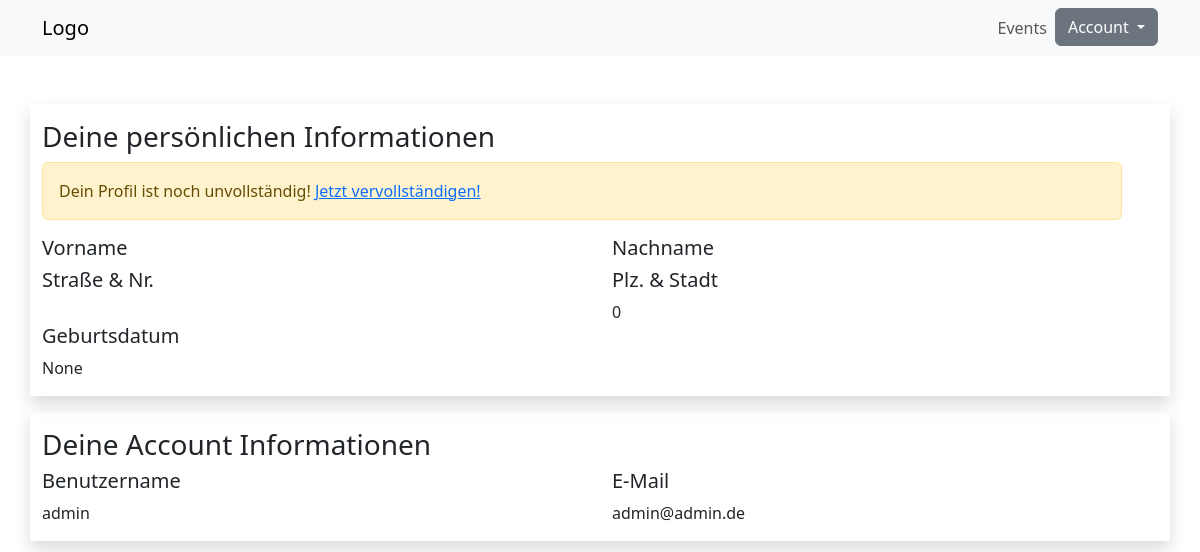
The page /profile (signed in) on the database as committed earlier.
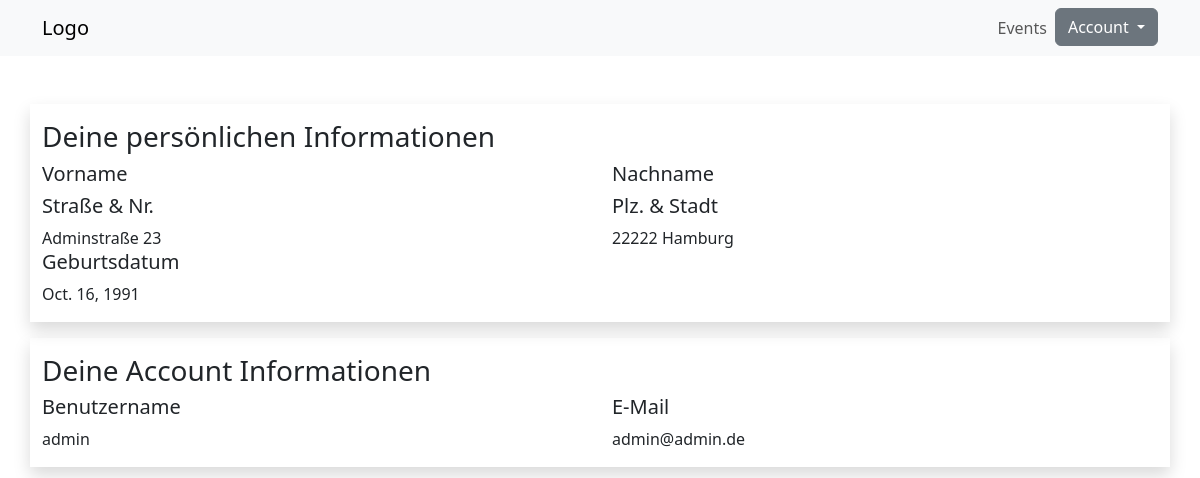
The same page on the database as committed later.
### ticketApp/models.py (models this page shows, shortened)
class Profile(models.Model):
    user = models.OneToOneField(User, on_delete=models.CASCADE)
    street = models.CharField(max_length=200, blank=True)
    zip_code = models.IntegerField(default=0, blank=True)
    city = models.CharField(max_length=100, blank=True)
    birth_date = models.DateField(null=True, blank=True)

### ticketApp/views.py (the view)
# urls.py: path('profile', views.profile, name='profile'),
def profile(request):
    user_profile = request.user.profile
    if request.method == 'POST':
        form = ProfileForm(request.POST, instance=request.user.profile)
        if form.is_valid():
            form.save()
    else:
        required_fields = ['street', 'zip_code', 'city', 'birth_date']
        profile_incomplete = False
        for field in required_fields:
            if not getattr(user_profile, field):
                profile_incomplete = True
                break
        form = ProfileForm()
        context = {
            'user_profile': user_profile,
            'profile_incomplete': profile_incomplete,
            'form': form
        }
        return render(request, "profile/index.html", context)

### ticketApp/templates/profile/index.html (shortened to what this page needs)
{% extends 'base.html' %}
{% load widget_tweaks %}
{% block content %}
<div class="container mt-5">
  <div class="row shadow mb-3 py-3">
    <h3>Deine persönlichen Informationen</h3>
    {% if profile_incomplete %}
    <div class="pe-5">
      <div class="alert alert-warning" role="alert">
        Dein Profil ist noch unvollständig! <a href="/profile/update">Jetzt vervollständigen!</a>
      </div>
    </div>
    {% endif %}
    <div class="col-6">
      <h5>Vorname</h5>
    </div>
    <div class="col-6">
      <h5>Nachname</h5>
    </div>
    <div class="col-6">
      <h5>Straße & Nr.</h5>
      {{user_profile.street}}
    </div>
    <div class="col-6">
      <h5>Plz. & Stadt</h5>
      {{user_profile.zip_code}} {{user_profile.city}}
    </div>
    <div class="col-6">
      <h5>Geburtsdatum</h5>
      {{user_profile.birth_date}}
    </div>
  </div>
  <div class="row shadow py-3">
    <h3>Deine Account Informationen</h3>
    <div class="col-6">
      <h5>Benutzername</h5>
      {{request.user.get_username}}
    </div>
    <div class="col-6">
      <h5>E-Mail</h5>
      {{request.user.email}}
    </div>
  </div>
</div>
{% endblock content %}

### ticketApp/templates/base.html (shortened to what this page needs)
{% load static %}
<!DOCTYPE html>
<html lang="en">
<head>
  <link rel="stylesheet" href="{% static 'css/bootstrap.min.css' %}" type="text/css">
</head>
<body>
  {% include 'nav/nav.html' %}
  {% block content %}
  {% endblock content %}
</body>
</html>

### ticketApp/templates/nav/nav.html (shortened to what this page needs)
<nav class="navbar navbar-expand-lg sticky-top bg-body-tertiary">
  <div class="container">
    <a class="navbar-brand" href="/">Logo</a>
    <div class="collapse navbar-collapse justify-content-end" id="navbarMenu">
      <ul class="navbar-nav mb-2 mb-lg-0">
        <li class="nav-item">
          <a href="/events" class="nav-link">Events</a>
        </li>
        <li>
        {% if user.is_authenticated %}
        <div class="dropdown ">
          <button class="btn btn-secondary dropdown-toggle" type="button" data-bs-toggle="dropdown" aria-expanded="false">
            Account
          </button>
        </div>
        {% else %}
        <a class="btn btn-primary" href="{% url 'login' %}">Login</a>
        {% endif %}
      </li>
      </ul>
    </div>
  </div>
</nav>

Rows that differ between the two databases and show on the page:
changed Profile: street (not shown) → "Adminstraße 23"; zip_code "0" → "22222"; city (not shown) → "Hamburg"; birth_date "None" → "Oct. 16, 1991"
Other text that changed with them:
text no longer shown: "Dein Profil ist noch unvollständig! Jetzt vervollständigen!"
